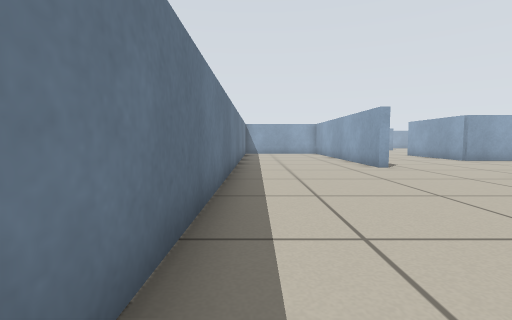
View 1 (above)

24 first-person views from a walk through a robot-simulator world made for Stage. The camera is 0.45 m above the floor, tilts 4° down and sees 85° across. The lines on the ground mark 1 m squares. The floor is counted in squares, 0.5 m on a side. Each view is taken from the middle of a square. On the plan, view 1 faces up. The plan holds only what a view shows up to about 11 squares ahead; the rest is blank. Robots are left out.

View 2
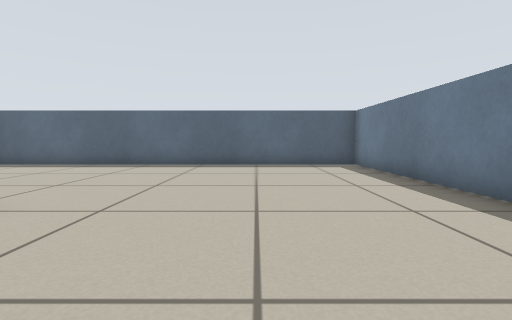

View 3
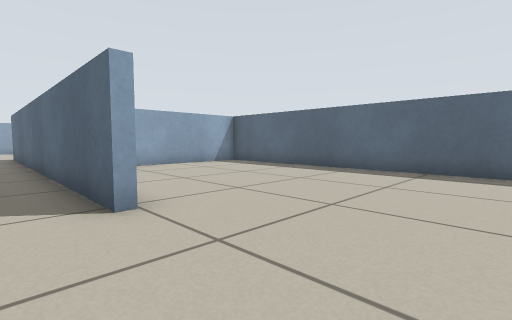

View 4
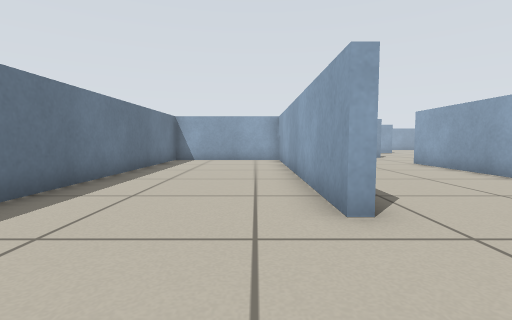

View 5
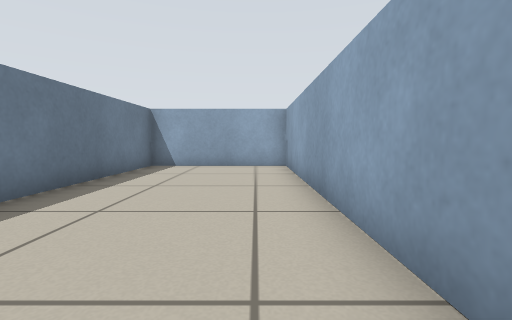

View 6
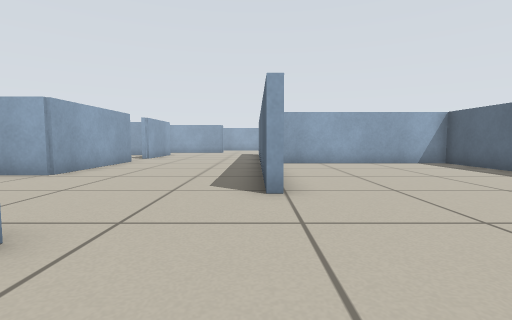

View 7
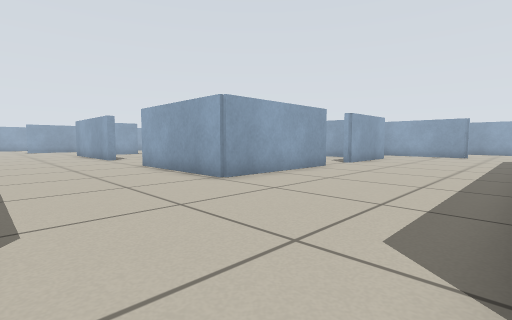

View 8
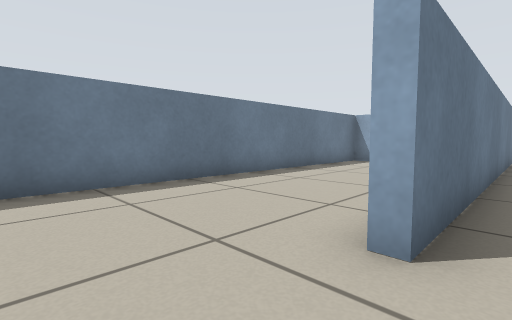

View 9
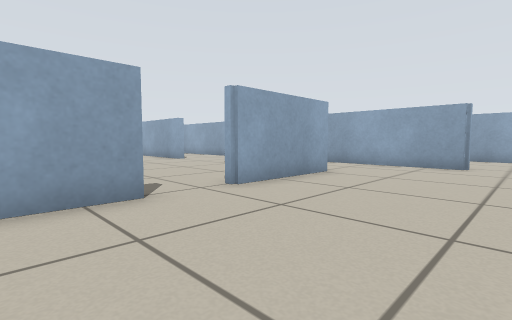

View 10
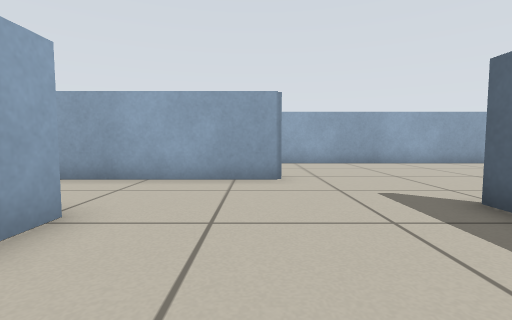

View 11
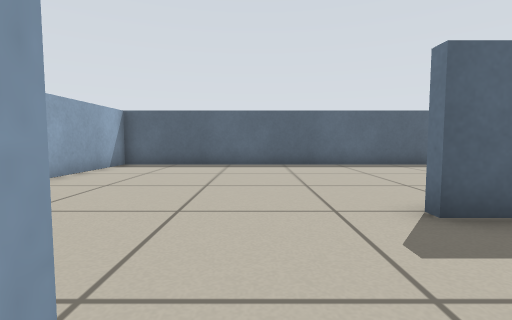

View 12
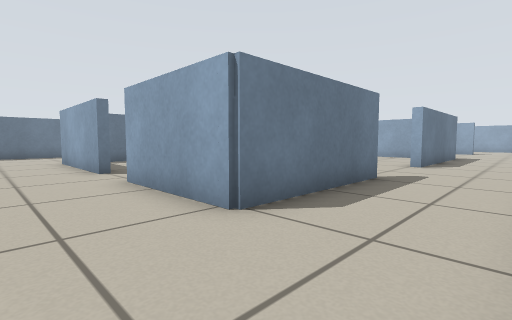

View 13
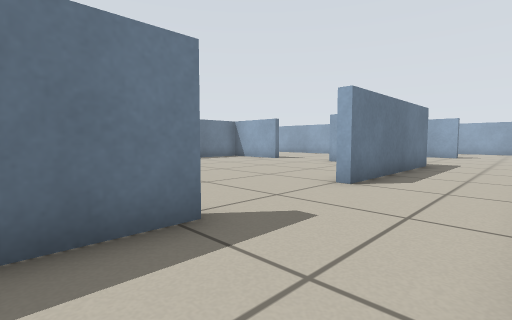

View 14
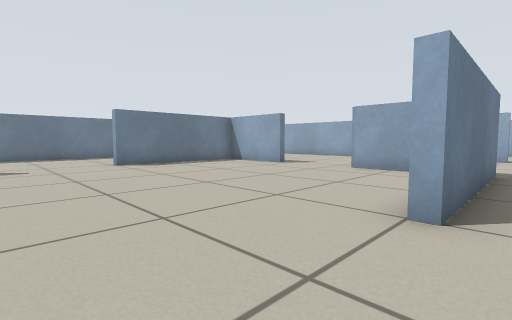

View 15
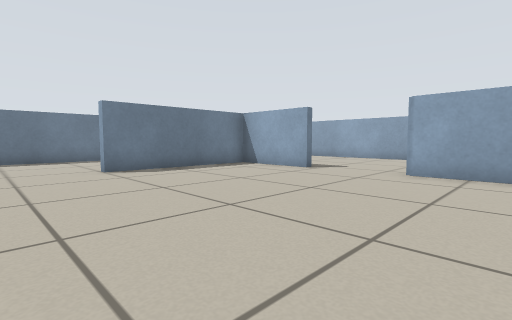

View 16
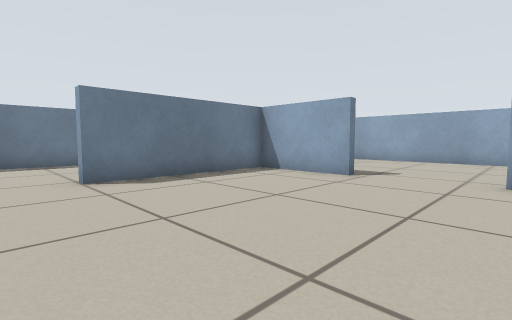

View 17
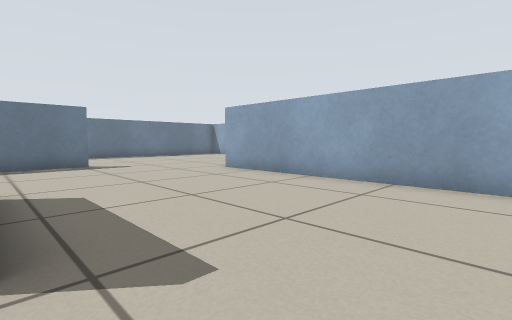

View 18
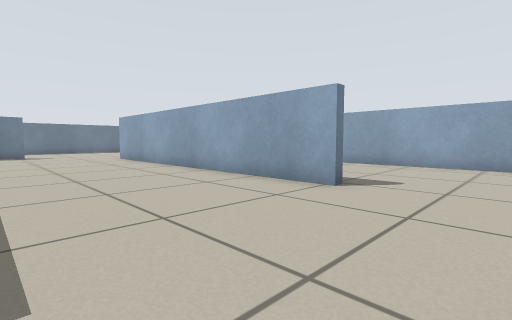

View 19
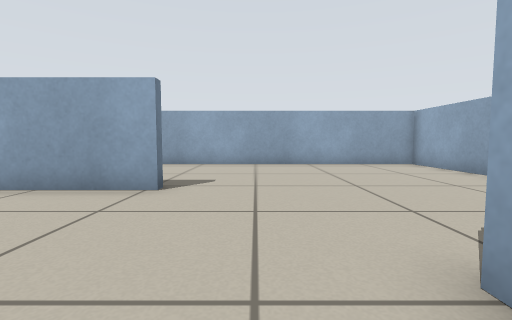

View 20
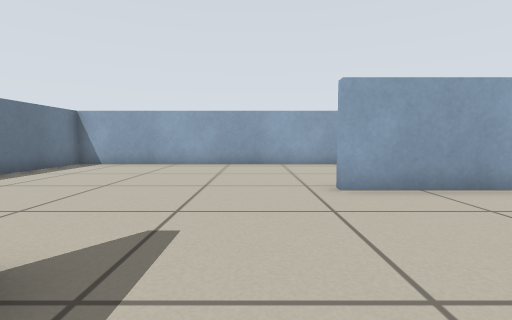

View 21
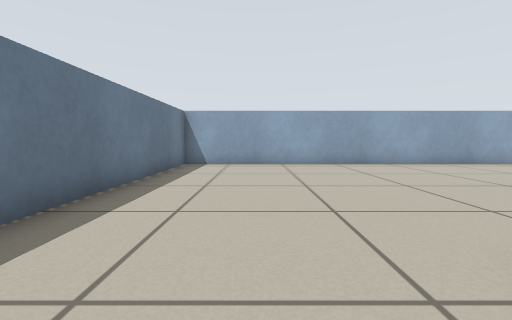

View 22
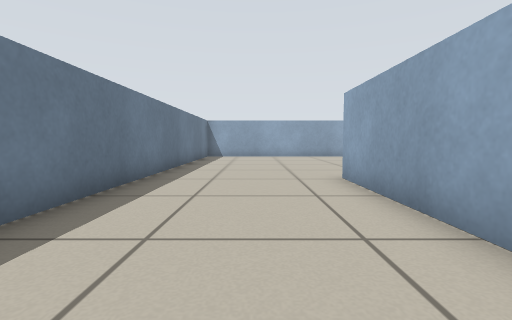

View 23
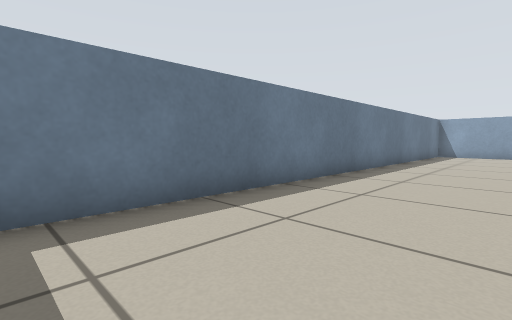

View 24
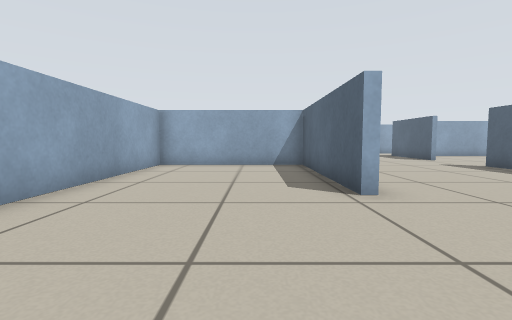

### Floor plan
Points are (right, up) in squares from view 1. A wall is a line through its corners. A room is listed if a view was taken in it or the views show most of it. See-through windows are left out.
Room 1 (views 1, 2, 3, 4, 5, 6, 7, 8)
walls: (4.1, 9.2) (4.1, 18.9) (-0.7, 18.9) (-0.7, -0.4) (12.9, -0.4) (12.9, 6)
ways out: opening at (5, 8.3) to room 2
Room 2 (views 9, 10, 11, 12, 13, 14, 15, 16, 17, 18, 19, 20, 21, 22, 23, 24)
walls: (12.8, 25.8) (9.5, 25.8) (9.5, 20.5); (17.8, 25.8) (15.6, 25.8); (19.3, 16.9) (19.3, 12.3) (15.6, 12.3); (11.6, 26) (12.6, 26); (19.3, 26.1) (19.3, 20.4); (13.9, 12.3) (9.2, 12.3) (9.2, 16.9); (4.4, 21.6) (4.4, 9.2) (4.1, 9.2); (4.1, 24.1) (4.1, 28.8); (19.3, 32.4) (19.3, 32) (7.5, 32) (7.5, 32.3) (13.3, 32.3) (13.3, 37.5) (-0.7, 37.5) (-0.7, 20.1); (4.4, 28.8) (4.4, 26.4); (22.4, 9.4) (22.4, 14.5); (19, 6.8) (20, 6.8); (6.6, 6.8) (17.5, 6.8); (26.9, 34) (26.9, 37.5) (16.9, 37.5); (15.5, -0.4) (26.9, -0.4) (26.9, 9)
ways out: opening at (5, 8.3) to room 1

Where each view was taken, in squares from view 1:
view 1: 0 up, 0 right, facing up
view 2: 10 up, 3 right, facing down
view 3: 8 up, 3 right, facing down-right
view 4: 6 up, 3 right, facing up
view 5: 9 up, 3 right, facing up
view 6: 7 up, 2 right, facing right
view 7: 7 up, 5 right, facing up-right
view 8: 7 up, 5 right, facing up-left
view 9: 8 up, 12 right, facing up-right
view 10: 10 up, 16 right, facing right
view 11: 10 up, 22 right, facing down
view 12: 10 up, 22 right, facing up-left
view 13: 15 up, 22 right, facing up-left
view 14: 17 up, 20 right, facing up-left
view 15: 18 up, 18 right, facing up-left
view 16: 19 up, 16 right, facing up-left
view 17: 26 up, 15 right, facing up-left
view 18: 27 up, 22 right, facing up-left
view 19: 27 up, 21 right, facing up
view 20: 27 up, 6 right, facing up
view 21: 27 up, 2 right, facing up
view 22: 22 up, 2 right, facing up
view 23: 20 up, 3 right, facing up-left
view 24: 34 up, 3 right, facing right
